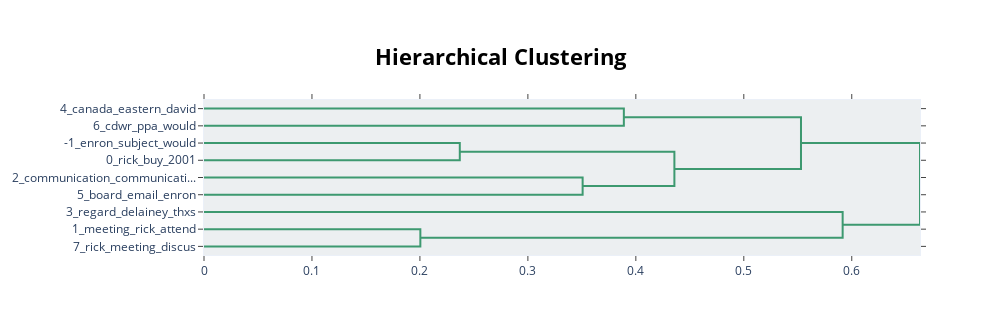

Notebook cell for this chart:
### Markdown cell above
### Takeaways
- Rick and communicationsenron are top two topics

### What does the topics hierarchy look like?

### Code cell
model.topic_tree(topic_model)

### Figure 1 — Plotly figure (JSON) as saved in the notebook; plotly's stock layout.template omitted (floating-point values rounded to 4 significant figures)
{"data": [{"hoverinfo": "text", "marker": {"color": "rgb(61,153,112)"}, "mode": "lines", "type": "scatter", "x": [0, 0.3889, 0.3889, 0], "xaxis": "x", "y": [-5, -5, -15, -15], "yaxis": "y"}, {"hoverinfo": "text", "marker": {"color": "rgb(61,153,112)"}, "mode": "lines", "type": "scatter", "x": [0, 0.2369, 0.2369, 0], "xaxis": "x", "y": [-25, -25, -35, -35], "yaxis": "y"}, {"hoverinfo": "text", "marker": {"color": "rgb(61,153,112)"}, "mode": "lines", "type": "scatter", "x": [0, 0.3507, 0.3507, 0], "xaxis": "x", "y": [-45, -45, -55, -55], "yaxis": "y"}, {"hoverinfo": "text", "marker": {"color": "rgb(61,153,112)"}, "mode": "lines", "type": "scatter", "x": [0.2369, 0.4357, 0.4357, 0.3507], "xaxis": "x", "y": [-30, -30, -50, -50], "yaxis": "y"}, {"hoverinfo": "text", "marker": {"color": "rgb(61,153,112)"}, "mode": "lines", "type": "scatter", "x": [0.3889, 0.553, 0.553, 0.4357], "xaxis": "x", "y": [-10, -10, -40, -40], "yaxis": "y"}, {"hoverinfo": "text", "marker": {"color": "rgb(61,153,112)"}, "mode": "lines", "type": "scatter", "x": [0, 0.2004, 0.2004, 0], "xaxis": "x", "y": [-75, -75, -85, -85], "yaxis": "y"}, {"hoverinfo": "text", "marker": {"color": "rgb(61,153,112)"}, "mode": "lines", "type": "scatter", "x": [0, 0.5916, 0.5916, 0.2004], "xaxis": "x", "y": [-65, -65, -80, -80], "yaxis": "y"}, {"hoverinfo": "text", "marker": {"color": "rgb(61,153,112)"}, "mode": "lines", "type": "scatter", "x": [0.553, 0.6632, 0.6632, 0.5916], "xaxis": "x", "y": [-25, -25, -72.5, -72.5], "yaxis": "y"}], "layout": {"autosize": false, "height": 335, "hoverlabel": {"bgcolor": "white", "font": {"family": "Rockwell", "size": 16}}, "hovermode": "closest", "plot_bgcolor": "#ECEFF1", "showlegend": false, "title": {"font": {"color": "Black", "size": 22}, "text": "<b>Hierarchical Clustering", "x": 0.5, "xanchor": "center", "yanchor": "top"}, "width": 1000, "xaxis": {"mirror": "allticks", "rangemode": "tozero", "showgrid": false, "showline": true, "showticklabels": true, "ticks": "outside", "type": "linear", "zeroline": false}, "yaxis": {"mirror": "allticks", "range": [-90, 0], "rangemode": "tozero", "showgrid": false, "showline": true, "showticklabels": true, "tickmode": "array", "ticks": "outside", "ticktext": ["4_canada_eastern_david", "6_cdwr_ppa_would", "-1_enron_subject_would", "0_rick_buy_2001", "2_communication_communicati...", "5_board_email_enron", "3_regard_delainey_thxs", "1_meeting_rick_attend", "7_rick_meeting_discus"], "tickvals": [-5, -15, -25, -35, -45, -55, -65, -75, -85], "type": "linear", "zeroline": false}}}
